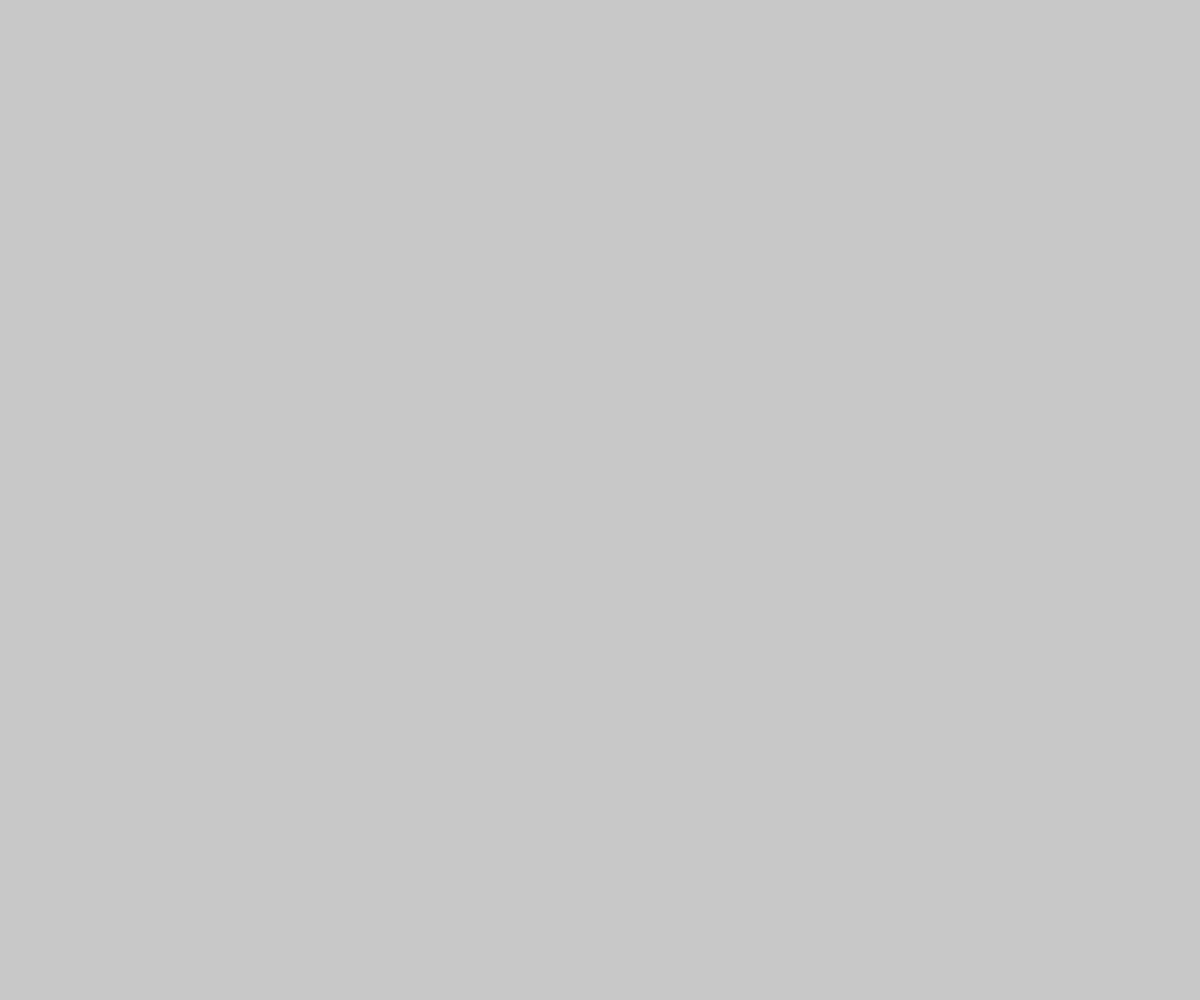
Frame 1 (no input)
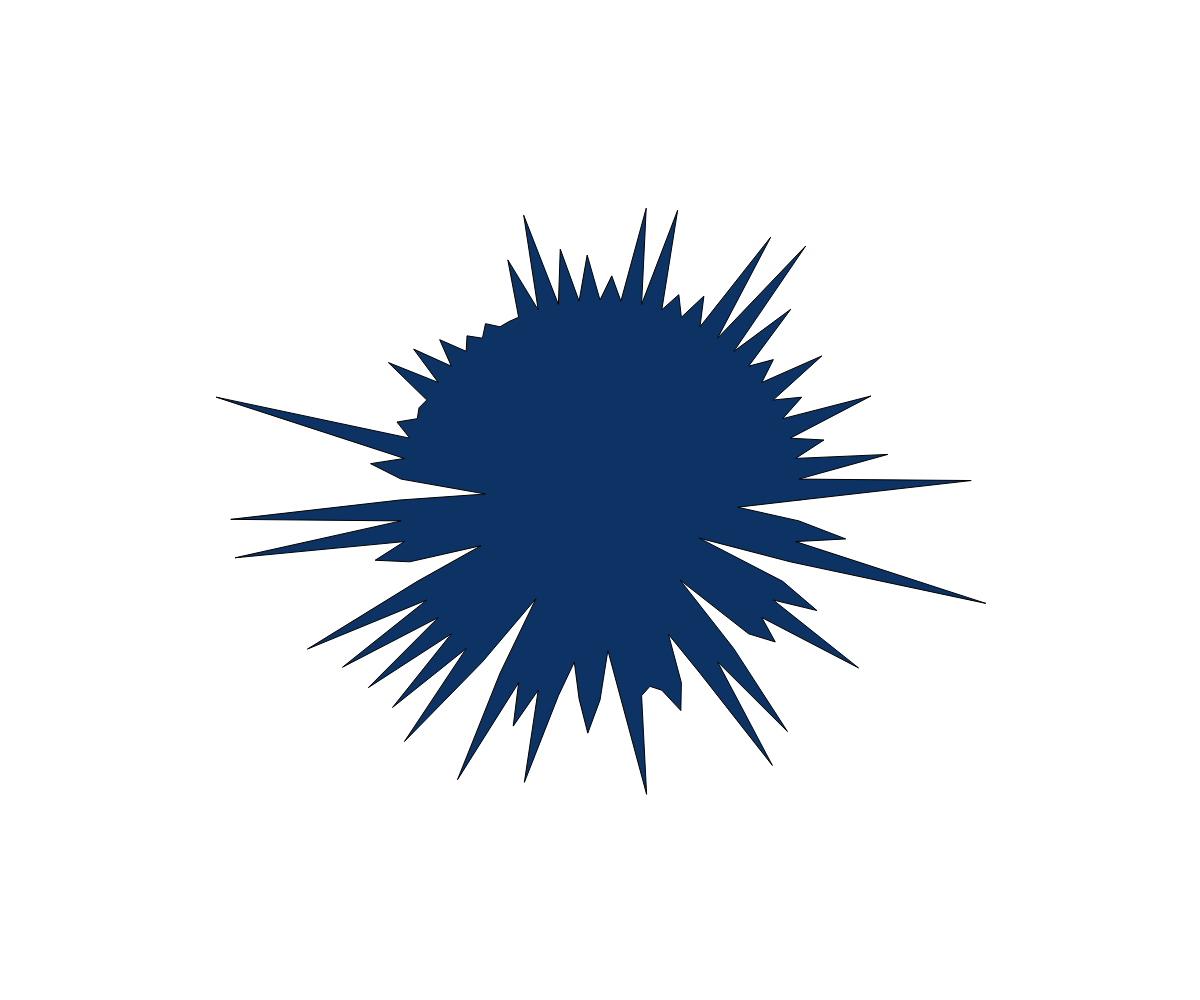
Frame 60 (no input)
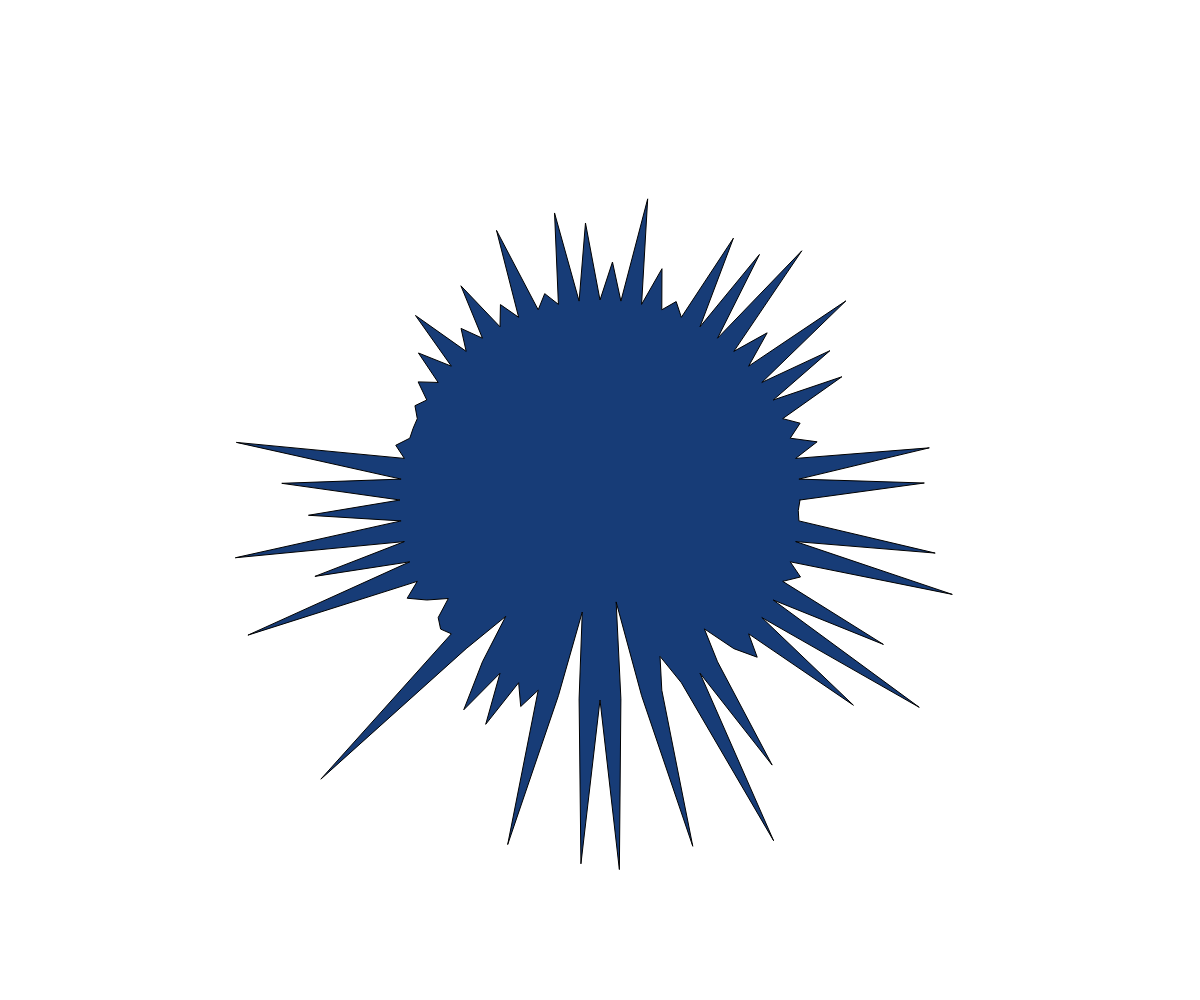
Frame 120 (the mouse pressed at the canvas centre since frame 60)

The p5.js sketch that drew these frames (run headless with seeded random() and noise() and a simulated clock; from frame 60 on, the mouse is pressed at the canvas centre):

// p5.js sketch
// ── sketch.js
function setup() {

  createCanvas(window.innerWidth,window.innerHeight);
  background(200,200,200);
  fill(30,30,30);

}
var t = 0;
function draw() {

  t++;

  if (t % 5 == 0) {

    clear();

    translate(width/2, height/2);
    fill(random(1,30), random(40,70), random(100,130))
    beginShape();
    for (var i = 0; i < 360; i+= 3) {
      //var radius = random(100,300);
      if (i % 2 == 0) {
        radius = 200;
      }
      else if (i < 200) {
        radius = random(100,400);
      }
      else {
        radius = random(200,i+40);
      }
      var x = cos(radians(i))*radius;
      var y = sin(radians(i))*radius;
      vertex(x, y);
    }
    endShape(CLOSE);
  }
}
